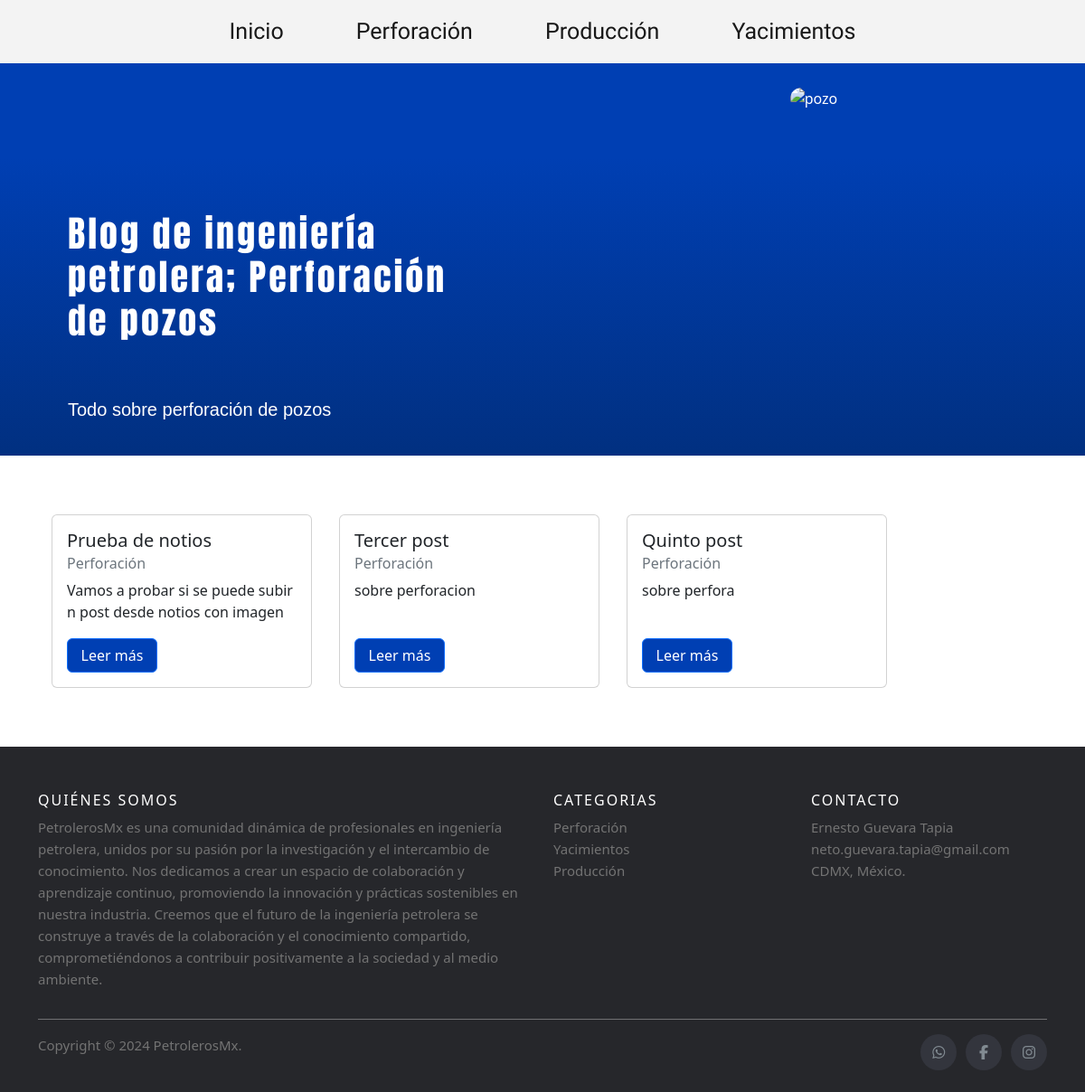
/perforación, run on the app's committed database.
### blog/models.py (models this page shows, shortened)
class Post(models.Model):
    titulo = models.CharField('Titulo', max_length = 90, null = False, blank = False)
    slug = models.SlugField('Slug', unique = True, null = True, blank = True)
    descripcion = models.CharField('Descripción', max_length = 110, null = False, blank = False)
    contenido = RichTextField('Contenido', null = False, blank = False)
    imagen = models.ImageField('Imagen', null = True, blank = True)
    autor = models.ForeignKey(Autor, on_delete = models.CASCADE)
    categoria = models.ForeignKey(Categoria, on_delete = models.CASCADE)
    estado = models.BooleanField('Publicado/No publicado', default = True)
    fecha_creacion = models.DateField('Fecha de creación', auto_now = False, auto_now_add = True)
    class Meta:
        verbose_name = 'Post'
        verbose_name_plural = 'Posts'
        ordering = ['-fecha_creacion']

class Categoria(models.Model):
    nombre = models.CharField('Nombre de la Categoría', max_length = 100, null = True, blank = False)
    descripcion = models.CharField('Meta descripción', max_length = 160, null= True, blank= True)
    estado = models.BooleanField('Activada/No activada', default = True)
    fecha_creacion = models.DateField('Fecha de creación', auto_now = False, auto_now_add = True)
    class Meta:
        verbose_name = 'Categoría'
        verbose_name_plural = 'Categorias'
    def __str__(self):
        return self.nombre

### blog/views.py (called while the page is built)
    def get_queryset(self):
        categoria_ = Categoria.objects.get(nombre = 'perforación')
        post_aprobados = Post.objects.filter(estado = True, categoria = categoria_)
        return post_aprobados

### blog/templates/perforacion.html (shortened to what this page needs)
{% extends 'index.html' %}
{% block encabezado %}
Blog de ingeniería petrolera; Perforación de pozos
{% endblock %}
{% block subencabezado %}
    Todo sobre perforación de pozos
{% endblock %}

### blog/templates/index.html (shortened to what this page needs)
<!DOCTYPE html>
<html lang="es">
<head>
    <link href="https://cdn.jsdelivr.net/npm/bootstrap@5.2.3/dist/css/bootstrap.min.css" rel="stylesheet"
>
    <link rel="stylesheet" href="/static/css/footer.css">
</head>
<body>
    <header class="fixed-nav">
        <nav class="navbar navbar-expand-lg">
            <div class="container-fluid">
                <div class="collapse navbar-collapse" id="navbarSupportedContent">
                    <ul class="navbar-nav mx-auto mb-2 mb-lg-0">
                        <li class="nav-item"><a class="nav-link active" aria-current="page" href="{% url 'index'%}">Inicio</a></li>
                        <li class="nav-item"><a class="nav-link active" aria-current="page" href="{% url 'perforacion' %}">Perforación</a></li>
                        <li class="nav-item"><a class="nav-link active" aria-current="page" href="{% url 'produccion' %}">Producción</a></li>
                        <li class="nav-item"><a class="nav-link active" aria-current="page" href="{% url 'yacimientos' %}">Yacimientos</a></li>
                    </ul>
                </div>
            </div>
        </nav>
    </header>
    <main class="main">
        <div class="description">
            <div class="cubo">
                <figure class="cubo-img">
                </figure>
                <h1>{% block encabezado %}Blog de ingeniería petrolera, simple y confiable {% endblock %}</h1>
                <p>{% block subencabezado %}Descubre nuestras últimas noticias, proyectos y temas, así como todo lo relacionado con la industría del petróleo y el gas. {% endblock %}</p>
            </div>
        </div>
        <div class="content-img">
            <figure class="landing-page-img">
                <img src="https://res.cloudinary.com/dea8mmw8j/image/upload/v1672275514/Petroleros%20mx/pozo_f7i8rw.jpg"
                    alt="pozo">
            </figure>
        </div>
    </main>
    <section class="articles">
        <div class="container">
            {% if post_aprobados %}
            {% for post in post_aprobados%}
            <div class="card" style="width: 18rem; height: 12rem; display: flex; flex-direction: column;">
                <div class="card-body d-flex flex-column" style="height: 100%;">
                    <div style="flex: 1;">
                        <h5 class="card-title">{{post.titulo}}</h5>
                        <h6 class="card-subtitle mb-2 text-muted" style="text-transform: capitalize;">{{post.categoria}}</h6>
                        <p class="card-text" style="display: -webkit-box; -webkit-box-orient: vertical; -webkit-line-clamp: 2; overflow: hidden;">
                            {{post.descripcion}}
                        </p>
                    </div>
                    <a href="{% url 'post' post.categoria post.slug %}" class="btn btn-primary mt-auto" style="width: 100px;">Leer más</a>
                </div>
            </div>
            {% endfor %}
            {% else %}
            <h5>No hay posts</h5>
            {% endif %}
        </div>
    </section>
    <footer class="site-footer">
        <div class="container">
            <div class="row">
                <div class="col-sm-12 col-md-6">
                    <h6>Quiénes somos</h6>
                    <p class="text-justify">
                        PetrolerosMx es una comunidad dinámica de profesionales en ingeniería petrolera, unidos por su pasión por la investigación y el intercambio de conocimiento. Nos dedicamos a crear un espacio de colaboración y aprendizaje continuo, promoviendo la innovación y prácticas sostenibles en nuestra industria. Creemos que el futuro de la ingeniería petrolera se construye a través de la colaboración y el conocimiento compartido, comprometiéndonos a contribuir positivamente a la sociedad y al medio ambiente.
                    </p>
                </div>
                <div class="col-xs-6 col-md-3">
                    <h6>Categorias</h6>
                    <ul class="footer-links">
                        <li><a href="">Perforación</a></li>
                        <li><a href="">Yacimientos</a></li>
                        <li><a href="">Producción</a></li>
                    </ul>
                </div>
                <div class="col-xs-6 col-md-3">
                    <h6>Contacto</h6>
                    <ul class="footer-links">
                        <li><a href="http://scanfcode.com/about/">Ernesto Guevara Tapia</a></li>
                        <li><a href="http://scanfcode.com/contact/">neto.guevara.tapia@gmail.com</a></li>
                        <li><a href="http://scanfcode.com/contribute-at-scanfcode/">CDMX, México.</a></li>
                    </ul>
                </div>
            </div>
            <hr>
        </div>
        <div class="container">
            <div class="row">
                <div class="col-md-8 col-sm-6 col-xs-12">
                    <p class="copyright-text">Copyright &copy; 2024
                        <a href="#">PetrolerosMx</a>.
                    </p>
                </div>
                <div class="col-md-4 col-sm-6 col-xs-12">
                    <ul class="social-icons">
                        <li><a class="whatsApp" href="#"><i class="fa fa-whatsapp"></i></a></li>
                        <li><a class="facebook" href="#"><i class="fa fa-facebook"></i></a></li>
                        <li><a class="instagram" href="#"><i class="fa fa-instagram"></i></a></li>
                    </ul>
                </div>
            </div>
        </div>
    </footer>
</body>
</html>

### blog/static/css/footer.css (style rules this page uses)
:root { --first_color: #001c4c; --second_color: #003fb3; --third_color: #004fff; --fourth_color: #6bd8ff; --contraste_color: #ff0000; --h1: 'Anton', sans-serif; --p: 'Quicksand', sans-serif; --ul: 'Oswald', sans-serif; }
* { padding: 0px; margin: 0px; }
body { display: flex; flex-direction: column; min-height: 100vh; }
a { color: black; text-decoration: none; }
.fixed-nav { width: 100%; height: 70px; }
.navbar { width: 100%; height: 70px; background-color: #F3F3F3; font-family: var(--ul); font-size: 25px; position: fixed; z-index: 1000; }
.nav-item { margin: 0 2rem; }
.main { display: flex; width: 100%; background: rgb(1,48,129); background: linear-gradient(0deg, rgba(1,48,129,1) 1%, rgba(0,63,179,1) 76%); color: white; overflow: hidden; }
.description { width: 50%; }
.cubo { width: 75%; margin: 0 auto; padding: 20px 0; }
.cubo h1 { font-family: var(--h1); margin: 60px 0px; letter-spacing: 3px; }
.cubo p { font-family: var(--p); font-size: 20px; }
.content-img { width: 50%; }
.cubo-img { text-align: center; margin-top: 60px; }
.landing-page-img { text-align: center; padding: 25px 0; }
.landing-page-img img { width: 550px; height: 600px; border-radius: 15px; }
.articles { width: 100%; padding: 50px 0; }
.articles > .container { display: flex; flex-wrap: wrap; align-items: center; }
.card { display: flex; margin: 15px; }
.btn { background-color: var(--second_color); }
.site-footer { background-color:#26272b; padding:45px 0 20px; font-size:15px; line-height:24px; color:#737373; }
.site-footer hr { border-top-color:#bbb; opacity:0.5 }
.site-footer h6 { color:#fff; font-size:16px; text-transform:uppercase; margin-top:5px; letter-spacing:2px }
.site-footer a { color:#737373; }
.footer-links { padding-left:0; list-style:none }
.footer-links li { display:block }
.footer-links a { color:#737373 }
.site-footer .social-icons { text-align:right }
.site-footer .social-icons a { width:40px; height:40px; line-height:40px; margin-left:6px; margin-right:0; border-radius:100%; background-color:#33353d }
.copyright-text { margin:0 }
.social-icons { padding-left:0; margin-bottom:0; list-style:none }
.social-icons li { display:inline-block; margin-bottom:4px }
.social-icons a { background-color:#eceeef; color:#818a91; font-size:16px; display:inline-block; line-height:44px; width:44px; height:44px; text-align:center; margin-right:8px; border-radius:100%; -webkit-transition:all .2s linear; -o-transition:all .2s linear; transition:all .2s linear }
@media (min-width: 1200px) { .cubo h1 { font-size: 2.5em; } }

### data on the page
Post: titulo "Prueba de notios", categoria "Perforación", descripcion "Vamos a probar si se puede subir n post desde notios con imagen"
Post: titulo "Tercer post", categoria "Perforación", descripcion "sobre perforacion"
Post: titulo "Quinto post", categoria "Perforación", descripcion "sobre perfora"
